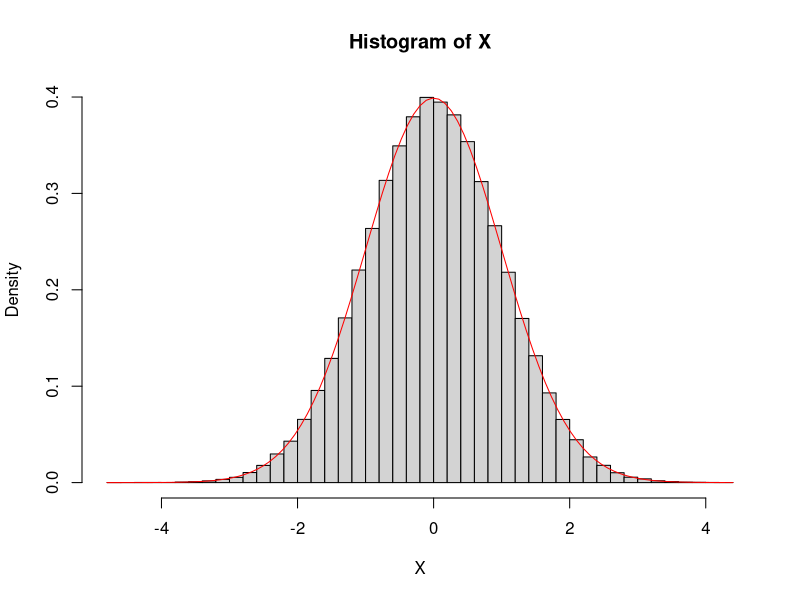

This figure's R source:
## ---- chunk 1
BM <- function(n) {
  U1 <- runif(n)
  U2 <- runif(n)
  X1 <- sqrt(-2 * log(U1)) * cos(2 * pi * U2)
  X2 <- sqrt(-2 * log(U1)) * sin(2 * pi * U2)
  return(c(X1, X2))
}

n <- 10e4
X <- BM(n)

hist(X, breaks = 50, freq = FALSE)
curve(dnorm(x), add = TRUE, col = "red")
